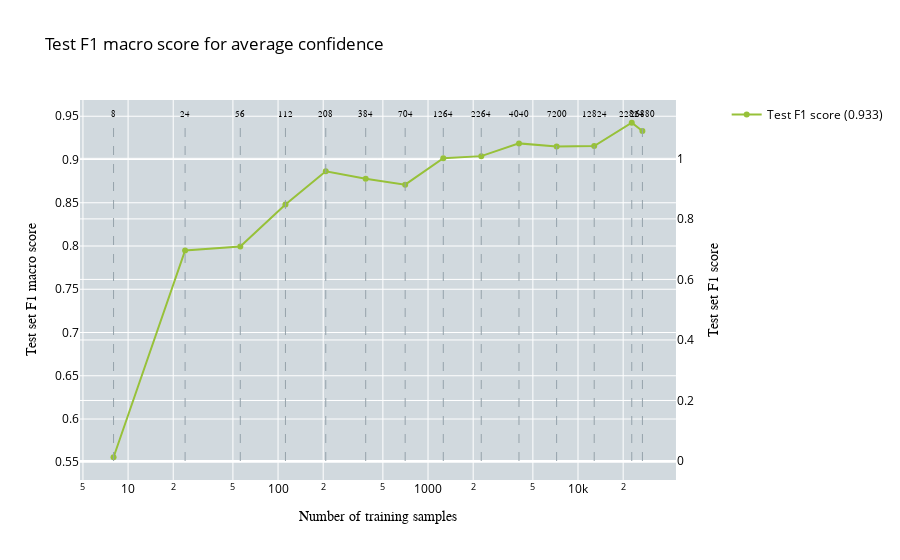

Notebook code cell kept with this figure:
### Code cell
plot_performance_vs_amount_of_data(
    performance, 
    no_of_samples, 
    performance_test_data,
    title="Test F1 macro score for average confidence", 
    x_axes="Number of training samples", 
    y_axes="Test set F1 macro score", 
    y_axes_secondary="Test set F1 score", 
    mode="test"
)

### Figure 1 — Plotly figure (JSON) as saved in the notebook; plotly's stock layout.template omitted (floating-point values rounded to 4 significant figures)
{"data": [{"line": {"color": "rgb(149, 162, 171)", "dash": "dash", "width": 1}, "mode": "lines", "showlegend": false, "type": "scatter", "x": [8, 8], "y": [0, 1.12], "yaxis": "y2"}, {"marker": {"size": 0}, "mode": "text", "showlegend": false, "text": ["8"], "textfont": {"color": "black", "family": "Arial", "size": 8.5}, "textposition": "top center", "type": "scatter", "x": [8], "y": [1.13], "yaxis": "y2"}, {"line": {"color": "rgb(149, 162, 171)", "dash": "dash", "width": 1}, "mode": "lines", "showlegend": false, "type": "scatter", "x": [24, 24], "y": [0, 1.12], "yaxis": "y2"}, {"marker": {"size": 0}, "mode": "text", "showlegend": false, "text": ["24"], "textfont": {"color": "black", "family": "Arial", "size": 8.5}, "textposition": "top center", "type": "scatter", "x": [24], "y": [1.13], "yaxis": "y2"}, {"line": {"color": "rgb(149, 162, 171)", "dash": "dash", "width": 1}, "mode": "lines", "showlegend": false, "type": "scatter", "x": [56, 56], "y": [0, 1.12], "yaxis": "y2"}, {"marker": {"size": 0}, "mode": "text", "showlegend": false, "text": ["56"], "textfont": {"color": "black", "family": "Arial", "size": 8.5}, "textposition": "top center", "type": "scatter", "x": [56], "y": [1.13], "yaxis": "y2"}, {"line": {"color": "rgb(149, 162, 171)", "dash": "dash", "width": 1}, "mode": "lines", "showlegend": false, "type": "scatter", "x": [112, 112], "y": [0, 1.12], "yaxis": "y2"}, {"marker": {"size": 0}, "mode": "text", "showlegend": false, "text": ["112"], "textfont": {"color": "black", "family": "Arial", "size": 8.5}, "textposition": "top center", "type": "scatter", "x": [112], "y": [1.13], "yaxis": "y2"}, {"line": {"color": "rgb(149, 162, 171)", "dash": "dash", "width": 1}, "mode": "lines", "showlegend": false, "type": "scatter", "x": [208, 208], "y": [0, 1.12], "yaxis": "y2"}, {"marker": {"size": 0}, "mode": "text", "showlegend": false, "text": ["208"], "textfont": {"color": "black", "family": "Arial", "size": 8.5}, "textposition": "top center", "type": "scatter", "x": [208], "y": [1.13], "yaxis": "y2"}, {"line": {"color": "rgb(149, 162, 171)", "dash": "dash", "width": 1}, "mode": "lines", "showlegend": false, "type": "scatter", "x": [384, 384], "y": [0, 1.12], "yaxis": "y2"}, {"marker": {"size": 0}, "mode": "text", "showlegend": false, "text": ["384"], "textfont": {"color": "black", "family": "Arial", "size": 8.5}, "textposition": "top center", "type": "scatter", "x": [384], "y": [1.13], "yaxis": "y2"}, {"line": {"color": "rgb(149, 162, 171)", "dash": "dash", "width": 1}, "mode": "lines", "showlegend": false, "type": "scatter", "x": [704, 704], "y": [0, 1.12], "yaxis": "y2"}, {"marker": {"size": 0}, "mode": "text", "showlegend": false, "text": ["704"], "textfont": {"color": "black", "family": "Arial", "size": 8.5}, "textposition": "top center", "type": "scatter", "x": [704], "y": [1.13], "yaxis": "y2"}, {"line": {"color": "rgb(149, 162, 171)", "dash": "dash", "width": 1}, "mode": "lines", "showlegend": false, "type": "scatter", "x": [1264, 1264], "y": [0, 1.12], "yaxis": "y2"}, {"marker": {"size": 0}, "mode": "text", "showlegend": false, "text": ["1264"], "textfont": {"color": "black", "family": "Arial", "size": 8.5}, "textposition": "top center", "type": "scatter", "x": [1264], "y": [1.13], "yaxis": "y2"}, {"line": {"color": "rgb(149, 162, 171)", "dash": "dash", "width": 1}, "mode": "lines", "showlegend": false, "type": "scatter", "x": [2264, 2264], "y": [0, 1.12], "yaxis": "y2"}, {"marker": {"size": 0}, "mode": "text", "showlegend": false, "text": ["2264"], "textfont": {"color": "black", "family": "Arial", "size": 8.5}, "textposition": "top center", "type": "scatter", "x": [2264], "y": [1.13], "yaxis": "y2"}, {"line": {"color": "rgb(149, 162, 171)", "dash": "dash", "width": 1}, "mode": "lines", "showlegend": false, "type": "scatter", "x": [4040, 4040], "y": [0, 1.12], "yaxis": "y2"}, {"marker": {"size": 0}, "mode": "text", "showlegend": false, "text": ["4040"], "textfont": {"color": "black", "family": "Arial", "size": 8.5}, "textposition": "top center", "type": "scatter", "x": [4040], "y": [1.13], "yaxis": "y2"}, {"line": {"color": "rgb(149, 162, 171)", "dash": "dash", "width": 1}, "mode": "lines", "showlegend": false, "type": "scatter", "x": [7200, 7200], "y": [0, 1.12], "yaxis": "y2"}, {"marker": {"size": 0}, "mode": "text", "showlegend": false, "text": ["7200"], "textfont": {"color": "black", "family": "Arial", "size": 8.5}, "textposition": "top center", "type": "scatter", "x": [7200], "y": [1.13], "yaxis": "y2"}, {"line": {"color": "rgb(149, 162, 171)", "dash": "dash", "width": 1}, "mode": "lines", "showlegend": false, "type": "scatter", "x": [12824, 12824], "y": [0, 1.12], "yaxis": "y2"}, {"marker": {"size": 0}, "mode": "text", "showlegend": false, "text": ["12824"], "textfont": {"color": "black", "family": "Arial", "size": 8.5}, "textposition": "top center", "type": "scatter", "x": [12824], "y": [1.13], "yaxis": "y2"}, {"line": {"color": "rgb(149, 162, 171)", "dash": "dash", "width": 1}, "mode": "lines", "showlegend": false, "type": "scatter", "x": [22824, 22824], "y": [0, 1.12], "yaxis": "y2"}, {"marker": {"size": 0}, "mode": "text", "showlegend": false, "text": ["22824"], "textfont": {"color": "black", "family": "Arial", "size": 8.5}, "textposition": "top center", "type": "scatter", "x": [22824], "y": [1.13], "yaxis": "y2"}, {"line": {"color": "rgb(149, 162, 171)", "dash": "dash", "width": 1}, "mode": "lines", "showlegend": false, "type": "scatter", "x": [26880, 26880], "y": [0, 1.12], "yaxis": "y2"}, {"marker": {"size": 0}, "mode": "text", "showlegend": false, "text": ["26880"], "textfont": {"color": "black", "family": "Arial", "size": 8.5}, "textposition": "top center", "type": "scatter", "x": [26880], "y": [1.13], "yaxis": "y2"}, {"line": {"width": 2}, "marker": {"color": "rgb(151,193,57)"}, "name": "Test F1 score (0.933)", "textfont": {"family": "Arial", "size": 11}, "type": "scatter", "x": [8, 24, 56, 112, 208, 384, 704, 1264, 2264, 4040, 7200, 12824, 22824, 26880], "xaxis": "x", "y": [0.5558, 0.7949, 0.7995, 0.848, 0.8864, 0.8777, 0.8709, 0.9014, 0.9039, 0.9186, 0.9149, 0.9155, 0.9425, 0.9329], "yaxis": "y"}], "layout": {"legend": {"font": {"color": "black"}}, "plot_bgcolor": "rgb(209, 217, 222)", "title": {"font": {"color": "black"}, "text": "Test F1 macro score for average confidence"}, "xaxis": {"anchor": "y", "domain": [0, 0.94], "tickfont": {"color": "black"}, "title": {"font": {"color": "black", "family": "Arial"}, "text": "Number of training samples"}, "type": "log"}, "yaxis": {"anchor": "x", "domain": [0, 1], "tickfont": {"color": "black"}, "title": {"font": {"color": "black", "family": "Arial"}, "text": "Test set F1 macro score"}}, "yaxis2": {"anchor": "x", "overlaying": "y", "side": "right", "tickfont": {"color": "black"}, "title": {"font": {"color": "black", "family": "Arial"}, "text": "Test set F1 score"}}}}
